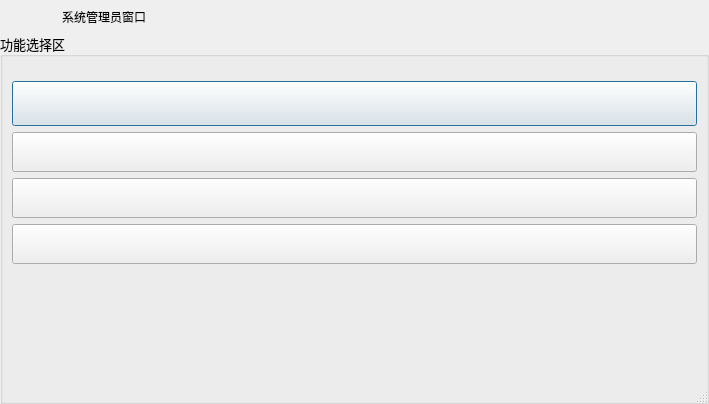
<?xml version="1.0" encoding="UTF-8"?>
<ui version="4.0">
 <class>RootAdminDialog</class>
 <widget class="QDialog" name="RootAdminDialog">
  <property name="geometry">
   <rect>
    <x>0</x>
    <y>0</y>
    <width>709</width>
    <height>404</height>
   </rect>
  </property>
  <property name="windowTitle">
   <string>系统管理员窗口</string>
  </property>
  <property name="sizeGripEnabled">
   <bool>true</bool>
  </property>
  <layout class="QVBoxLayout" name="verticalLayout">
   <property name="spacing">
    <number>0</number>
   </property>
   <property name="leftMargin">
    <number>0</number>
   </property>
   <property name="topMargin">
    <number>0</number>
   </property>
   <property name="rightMargin">
    <number>0</number>
   </property>
   <property name="bottomMargin">
    <number>0</number>
   </property>
   <item>
    <widget class="QWidget" name="widget_title" native="true">
     <property name="sizePolicy">
      <sizepolicy hsizetype="Preferred" vsizetype="Fixed">
       <horstretch>0</horstretch>
       <verstretch>0</verstretch>
      </sizepolicy>
     </property>
     <property name="minimumSize">
      <size>
       <width>100</width>
       <height>33</height>
      </size>
     </property>
     <layout class="QHBoxLayout" name="horizontalLayout_2">
      <property name="spacing">
       <number>0</number>
      </property>
      <property name="leftMargin">
       <number>0</number>
      </property>
      <property name="topMargin">
       <number>0</number>
      </property>
      <property name="rightMargin">
       <number>0</number>
      </property>
      <property name="bottomMargin">
       <number>0</number>
      </property>
      <item>
       <widget class="QPushButton" name="btn_Icon">
        <property name="enabled">
         <bool>false</bool>
        </property>
        <property name="font">
         <font>
          <pointsize>15</pointsize>
         </font>
        </property>
        <property name="focusPolicy">
         <enum>Qt::NoFocus</enum>
        </property>
        <property name="text">
         <string/>
        </property>
        <property name="flat">
         <bool>true</bool>
        </property>
       </widget>
      </item>
      <item>
       <widget class="QLabel" name="lab_Title">
        <property name="sizePolicy">
         <sizepolicy hsizetype="Expanding" vsizetype="Preferred">
          <horstretch>0</horstretch>
          <verstretch>0</verstretch>
         </sizepolicy>
        </property>
        <property name="styleSheet">
         <string notr="true">font: 10pt &quot;微软雅黑&quot;;</string>
        </property>
        <property name="text">
         <string>系统管理员窗口</string>
        </property>
        <property name="alignment">
         <set>Qt::AlignLeading|Qt::AlignLeft|Qt::AlignVCenter</set>
        </property>
       </widget>
      </item>
      <item>
       <widget class="QWidget" name="widget_menu" native="true">
        <property name="sizePolicy">
         <sizepolicy hsizetype="Minimum" vsizetype="Preferred">
          <horstretch>0</horstretch>
          <verstretch>0</verstretch>
         </sizepolicy>
        </property>
        <property name="layoutDirection">
         <enum>Qt::RightToLeft</enum>
        </property>
        <layout class="QHBoxLayout" name="horizontalLayout">
         <property name="spacing">
          <number>0</number>
         </property>
         <property name="leftMargin">
          <number>0</number>
         </property>
         <property name="topMargin">
          <number>0</number>
         </property>
         <property name="rightMargin">
          <number>0</number>
         </property>
         <property name="bottomMargin">
          <number>0</number>
         </property>
         <item>
          <widget class="QPushButton" name="btnMenu_Close">
           <property name="sizePolicy">
            <sizepolicy hsizetype="Minimum" vsizetype="Expanding">
             <horstretch>0</horstretch>
             <verstretch>0</verstretch>
            </sizepolicy>
           </property>
           <property name="minimumSize">
            <size>
             <width>40</width>
             <height>0</height>
            </size>
           </property>
           <property name="font">
            <font>
             <pointsize>10</pointsize>
            </font>
           </property>
           <property name="cursor">
            <cursorShape>ArrowCursor</cursorShape>
           </property>
           <property name="focusPolicy">
            <enum>Qt::NoFocus</enum>
           </property>
           <property name="toolTip">
            <string>关闭</string>
           </property>
           <property name="styleSheet">
            <string notr="true"/>
           </property>
           <property name="text">
            <string/>
           </property>
           <property name="flat">
            <bool>true</bool>
           </property>
          </widget>
         </item>
         <item>
          <widget class="QPushButton" name="btnMenu_Max">
           <property name="sizePolicy">
            <sizepolicy hsizetype="Minimum" vsizetype="Expanding">
             <horstretch>0</horstretch>
             <verstretch>0</verstretch>
            </sizepolicy>
           </property>
           <property name="minimumSize">
            <size>
             <width>31</width>
             <height>0</height>
            </size>
           </property>
           <property name="font">
            <font>
             <pointsize>10</pointsize>
            </font>
           </property>
           <property name="cursor">
            <cursorShape>ArrowCursor</cursorShape>
           </property>
           <property name="focusPolicy">
            <enum>Qt::NoFocus</enum>
           </property>
           <property name="toolTip">
            <string>最大化</string>
           </property>
           <property name="text">
            <string/>
           </property>
           <property name="flat">
            <bool>true</bool>
           </property>
          </widget>
         </item>
         <item>
          <widget class="QPushButton" name="btnMenu_Min">
           <property name="sizePolicy">
            <sizepolicy hsizetype="Minimum" vsizetype="Expanding">
             <horstretch>0</horstretch>
             <verstretch>0</verstretch>
            </sizepolicy>
           </property>
           <property name="minimumSize">
            <size>
             <width>31</width>
             <height>0</height>
            </size>
           </property>
           <property name="font">
            <font>
             <pointsize>10</pointsize>
            </font>
           </property>
           <property name="cursor">
            <cursorShape>ArrowCursor</cursorShape>
           </property>
           <property name="focusPolicy">
            <enum>Qt::NoFocus</enum>
           </property>
           <property name="toolTip">
            <string>最小化</string>
           </property>
           <property name="text">
            <string/>
           </property>
           <property name="flat">
            <bool>true</bool>
           </property>
          </widget>
         </item>
         <item>
          <widget class="QPushButton" name="btnMenu">
           <property name="sizePolicy">
            <sizepolicy hsizetype="Minimum" vsizetype="Expanding">
             <horstretch>0</horstretch>
             <verstretch>0</verstretch>
            </sizepolicy>
           </property>
           <property name="minimumSize">
            <size>
             <width>31</width>
             <height>0</height>
            </size>
           </property>
           <property name="font">
            <font>
             <pointsize>10</pointsize>
            </font>
           </property>
           <property name="cursor">
            <cursorShape>ArrowCursor</cursorShape>
           </property>
           <property name="focusPolicy">
            <enum>Qt::NoFocus</enum>
           </property>
           <property name="toolTip">
            <string>菜单</string>
           </property>
           <property name="layoutDirection">
            <enum>Qt::RightToLeft</enum>
           </property>
           <property name="text">
            <string/>
           </property>
           <property name="flat">
            <bool>true</bool>
           </property>
          </widget>
         </item>
        </layout>
       </widget>
      </item>
     </layout>
    </widget>
   </item>
   <item>
    <layout class="QHBoxLayout" name="h1">
     <item>
      <layout class="QVBoxLayout" name="verticalLayout_2">
       <item>
        <widget class="QGroupBox" name="groupBox">
         <property name="font">
          <font>
           <family>微软雅黑</family>
           <pointsize>10</pointsize>
          </font>
         </property>
         <property name="title">
          <string>功能选择区</string>
         </property>
         <layout class="QVBoxLayout" name="verticalLayout_4">
          <item>
           <layout class="QVBoxLayout" name="verticalLayout_3">
            <property name="topMargin">
             <number>15</number>
            </property>
            <item>
             <widget class="QPushButton" name="btnAdmin">
              <property name="minimumSize">
               <size>
                <width>40</width>
                <height>40</height>
               </size>
              </property>
              <property name="font">
               <font>
                <family>微软雅黑</family>
                <pointsize>20</pointsize>
               </font>
              </property>
              <property name="toolTip">
               <string>管理员权限管理</string>
              </property>
              <property name="text">
               <string/>
              </property>
             </widget>
            </item>
            <item>
             <widget class="QPushButton" name="btnBook">
              <property name="minimumSize">
               <size>
                <width>40</width>
                <height>40</height>
               </size>
              </property>
              <property name="toolTip">
               <string>图书以及类型管理</string>
              </property>
              <property name="text">
               <string/>
              </property>
             </widget>
            </item>
            <item>
             <widget class="QPushButton" name="btnBook_2">
              <property name="minimumSize">
               <size>
                <width>40</width>
                <height>40</height>
               </size>
              </property>
              <property name="toolTip">
               <string>读者管理</string>
              </property>
              <property name="text">
               <string/>
              </property>
             </widget>
            </item>
            <item>
             <widget class="QPushButton" name="btnBook_3">
              <property name="minimumSize">
               <size>
                <width>40</width>
                <height>40</height>
               </size>
              </property>
              <property name="toolTip">
               <string>系统查询</string>
              </property>
              <property name="text">
               <string/>
              </property>
             </widget>
            </item>
            <item>
             <spacer name="verticalSpacer_2">
              <property name="orientation">
               <enum>Qt::Vertical</enum>
              </property>
              <property name="sizeHint" stdset="0">
               <size>
                <width>20</width>
                <height>40</height>
               </size>
              </property>
             </spacer>
            </item>
           </layout>
          </item>
         </layout>
        </widget>
       </item>
      </layout>
     </item>
    </layout>
   </item>
  </layout>
 </widget>
 <resources/>
 <connections/>
</ui>
